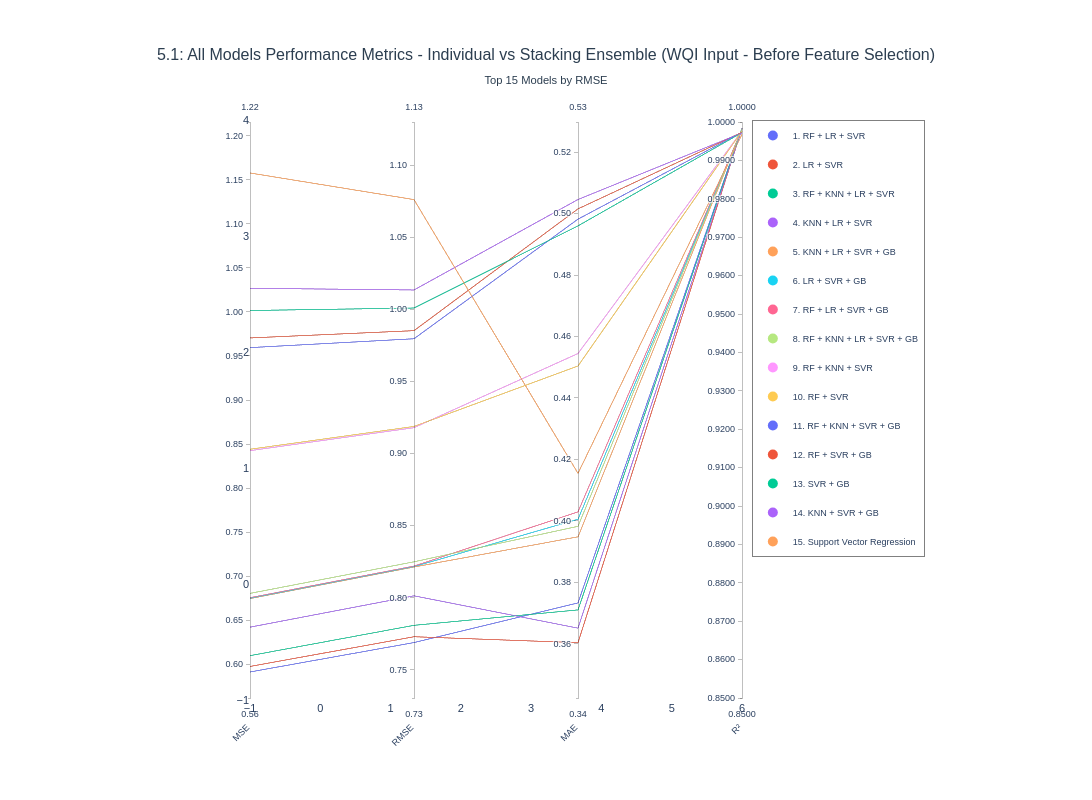

Notebook code cell kept with this figure:
### Code cell
fig_all_models_51 = plot_parallel_coordinates_all_models(
    results_df=results_df_WQIInput,
    y_test=y_test_WQIInput,
    rf_pred=rf_pred_WQIInput,
    gb_pred=gb_pred_WQIInput,
    lr_pred=lr_pred_WQIInput,
    knn_pred=knn_pred_WQIInput,
    svr_pred=svr_pred_WQIInput,
    title="5.1: All Models Performance Metrics - Individual vs Stacking Ensemble (WQI Input - Before Feature Selection)"
)

fig_all_models_51.show()

### Figure 1 — Plotly figure (JSON) as saved in the notebook; plotly's stock layout.template omitted (floating-point values rounded to 4 significant figures)
{"data": [{"dimensions": [{"label": "MSE", "range": [0.5616, 1.216], "tickformat": ".2f", "values": [0.5911, 0.5974, 0.6097, 0.642, 0.6745, 0.6749, 0.6755, 0.6804, 0.8425, 0.8441, 0.9595, 0.9705, 1.002, 1.027, 1.158]}, {"label": "RMSE", "range": [0.7304, 1.13], "tickformat": ".2f", "values": [0.7689, 0.7729, 0.7808, 0.8013, 0.8213, 0.8215, 0.8219, 0.8249, 0.9179, 0.9187, 0.9795, 0.9851, 1.001, 1.013, 1.076]}, {"label": "MAE", "range": [0.3423, 0.5298], "tickformat": ".2f", "values": [0.3733, 0.3603, 0.371, 0.365, 0.3948, 0.4005, 0.4029, 0.3982, 0.4544, 0.4504, 0.4982, 0.5015, 0.496, 0.5046, 0.4154]}, {"label": "R²", "range": [0.85, 1], "tickformat": ".4f", "values": [0.9984, 0.9984, 0.9983, 0.9982, 0.9981, 0.9981, 0.9981, 0.9981, 0.9977, 0.9977, 0.9974, 0.9973, 0.9972, 0.9972, 0.9968]}], "labelangle": -45, "labelside": "bottom", "line": {"color": [0, 1, 2, 3, 4, 5, 6, 7, 8, 9, 10, 11, 12, 13, 14], "colorscale": [[0, "#636EFA"], [0.07143, "#EF553B"], [0.1429, "#00CC96"], [0.2143, "#AB63FA"], [0.2857, "#FFA15A"], [0.3571, "#19D3F3"], [0.4286, "#FF6692"], [0.5, "#B6E880"], [0.5714, "#FF97FF"], [0.6429, "#FECB52"], [0.7143, "#636EFA"], [0.7857, "#EF553B"], [0.8571, "#00CC96"], [0.9286, "#AB63FA"], [1, "#FFA15A"]], "showscale": false}, "type": "parcoords"}, {"hovertemplate": "<b>RF + LR + SVR</b><br>Num Models: 3<br>MSE: 0.5911<br>RMSE: 0.7689<br>MAE: 0.3733<br>R²: 0.9984<br><extra></extra>", "legendgroup": "RF + LR + SVR", "marker": {"color": "#636EFA", "size": 10}, "mode": "markers", "name": "1. RF + LR + SVR", "showlegend": true, "type": "scatter", "x": [null], "y": [null]}, {"hovertemplate": "<b>LR + SVR</b><br>Num Models: 2<br>MSE: 0.5974<br>RMSE: 0.7729<br>MAE: 0.3603<br>R²: 0.9984<br><extra></extra>", "legendgroup": "LR + SVR", "marker": {"color": "#EF553B", "size": 10}, "mode": "markers", "name": "2. LR + SVR", "showlegend": true, "type": "scatter", "x": [null], "y": [null]}, {"hovertemplate": "<b>RF + KNN + LR + SVR</b><br>Num Models: 4<br>MSE: 0.6097<br>RMSE: 0.7808<br>MAE: 0.3710<br>R²: 0.9983<br><extra></extra>", "legendgroup": "RF + KNN + LR + SVR", "marker": {"color": "#00CC96", "size": 10}, "mode": "markers", "name": "3. RF + KNN + LR + SVR", "showlegend": true, "type": "scatter", "x": [null], "y": [null]}, {"hovertemplate": "<b>KNN + LR + SVR</b><br>Num Models: 3<br>MSE: 0.6420<br>RMSE: 0.8013<br>MAE: 0.3650<br>R²: 0.9982<br><extra></extra>", "legendgroup": "KNN + LR + SVR", "marker": {"color": "#AB63FA", "size": 10}, "mode": "markers", "name": "4. KNN + LR + SVR", "showlegend": true, "type": "scatter", "x": [null], "y": [null]}, {"hovertemplate": "<b>KNN + LR + SVR + GB</b><br>Num Models: 4<br>MSE: 0.6745<br>RMSE: 0.8213<br>MAE: 0.3948<br>R²: 0.9981<br><extra></extra>", "legendgroup": "KNN + LR + SVR + GB", "marker": {"color": "#FFA15A", "size": 10}, "mode": "markers", "name": "5. KNN + LR + SVR + GB", "showlegend": true, "type": "scatter", "x": [null], "y": [null]}, {"hovertemplate": "<b>LR + SVR + GB</b><br>Num Models: 3<br>MSE: 0.6749<br>RMSE: 0.8215<br>MAE: 0.4005<br>R²: 0.9981<br><extra></extra>", "legendgroup": "LR + SVR + GB", "marker": {"color": "#19D3F3", "size": 10}, "mode": "markers", "name": "6. LR + SVR + GB", "showlegend": true, "type": "scatter", "x": [null], "y": [null]}, {"hovertemplate": "<b>RF + LR + SVR + GB</b><br>Num Models: 4<br>MSE: 0.6755<br>RMSE: 0.8219<br>MAE: 0.4029<br>R²: 0.9981<br><extra></extra>", "legendgroup": "RF + LR + SVR + GB", "marker": {"color": "#FF6692", "size": 10}, "mode": "markers", "name": "7. RF + LR + SVR + GB", "showlegend": true, "type": "scatter", "x": [null], "y": [null]}, {"hovertemplate": "<b>RF + KNN + LR + SVR + GB</b><br>Num Models: 5<br>MSE: 0.6804<br>RMSE: 0.8249<br>MAE: 0.3982<br>R²: 0.9981<br><extra></extra>", "legendgroup": "RF + KNN + LR + SVR + GB", "marker": {"color": "#B6E880", "size": 10}, "mode": "markers", "name": "8. RF + KNN + LR + SVR + GB", "showlegend": true, "type": "scatter", "x": [null], "y": [null]}, {"hovertemplate": "<b>RF + KNN + SVR</b><br>Num Models: 3<br>MSE: 0.8425<br>RMSE: 0.9179<br>MAE: 0.4544<br>R²: 0.9977<br><extra></extra>", "legendgroup": "RF + KNN + SVR", "marker": {"color": "#FF97FF", "size": 10}, "mode": "markers", "name": "9. RF + KNN + SVR", "showlegend": true, "type": "scatter", "x": [null], "y": [null]}, {"hovertemplate": "<b>RF + SVR</b><br>Num Models: 2<br>MSE: 0.8441<br>RMSE: 0.9187<br>MAE: 0.4504<br>R²: 0.9977<br><extra></extra>", "legendgroup": "RF + SVR", "marker": {"color": "#FECB52", "size": 10}, "mode": "markers", "name": "10. RF + SVR", "showlegend": true, "type": "scatter", "x": [null], "y": [null]}, {"hovertemplate": "<b>RF + KNN + SVR + GB</b><br>Num Models: 4<br>MSE: 0.9595<br>RMSE: 0.9795<br>MAE: 0.4982<br>R²: 0.9974<br><extra></extra>", "legendgroup": "RF + KNN + SVR + GB", "marker": {"color": "#636EFA", "size": 10}, "mode": "markers", "name": "11. RF + KNN + SVR + GB", "showlegend": true, "type": "scatter", "x": [null], "y": [null]}, {"hovertemplate": "<b>RF + SVR + GB</b><br>Num Models: 3<br>MSE: 0.9705<br>RMSE: 0.9851<br>MAE: 0.5015<br>R²: 0.9973<br><extra></extra>", "legendgroup": "RF + SVR + GB", "marker": {"color": "#EF553B", "size": 10}, "mode": "markers", "name": "12. RF + SVR + GB", "showlegend": true, "type": "scatter", "x": [null], "y": [null]}, {"hovertemplate": "<b>SVR + GB</b><br>Num Models: 2<br>MSE: 1.0017<br>RMSE: 1.0008<br>MAE: 0.4960<br>R²: 0.9972<br><extra></extra>", "legendgroup": "SVR + GB", "marker": {"color": "#00CC96", "size": 10}, "mode": "markers", "name": "13. SVR + GB", "showlegend": true, "type": "scatter", "x": [null], "y": [null]}, {"hovertemplate": "<b>KNN + SVR + GB</b><br>Num Models: 3<br>MSE: 1.0269<br>RMSE: 1.0134<br>MAE: 0.5046<br>R²: 0.9972<br><extra></extra>", "legendgroup": "KNN + SVR + GB", "marker": {"color": "#AB63FA", "size": 10}, "mode": "markers", "name": "14. KNN + SVR + GB", "showlegend": true, "type": "scatter", "x": [null], "y": [null]}, {"hovertemplate": "<b>Support Vector Regression</b><br>Num Models: 1<br>MSE: 1.1578<br>RMSE: 1.0760<br>MAE: 0.4154<br>R²: 0.9968<br><extra></extra>", "legendgroup": "Support Vector Regression", "marker": {"color": "#FFA15A", "size": 10}, "mode": "markers", "name": "15. Support Vector Regression", "showlegend": true, "type": "scatter", "x": [null], "y": [null]}], "layout": {"font": {"family": "Arial, sans-serif", "size": 11}, "height": 800, "hovermode": "closest", "legend": {"bgcolor": "rgba(255, 255, 255, 0.95)", "bordercolor": "gray", "borderwidth": 1, "font": {"size": 9}, "orientation": "v", "x": 1.02, "xanchor": "left", "y": 1, "yanchor": "top"}, "margin": {"b": 100, "l": 250, "r": 350, "t": 120}, "paper_bgcolor": "white", "plot_bgcolor": "white", "showlegend": true, "title": {"font": {"color": "#2c3e50", "family": "Arial, sans-serif", "size": 16}, "text": "5.1: All Models Performance Metrics - Individual vs Stacking Ensemble (WQI Input - Before Feature Selection)<br><sub>Top 15 Models by RMSE</sub>", "x": 0.5, "xanchor": "center"}, "width": 1400, "xaxis": {"showgrid": false}, "yaxis": {"showgrid": false}}}
